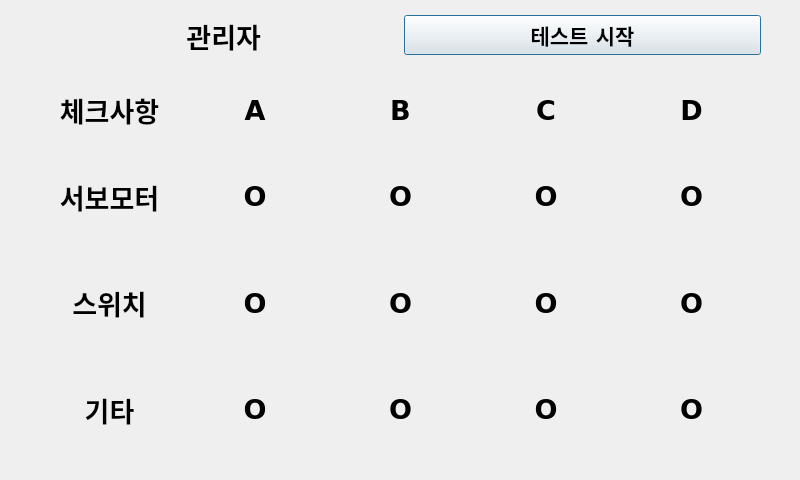
<?xml version="1.0" encoding="UTF-8"?>
<ui version="4.0">
 <class>Dialog</class>
 <widget class="QDialog" name="Dialog">
  <property name="geometry">
   <rect>
    <x>0</x>
    <y>0</y>
    <width>800</width>
    <height>480</height>
   </rect>
  </property>
  <property name="minimumSize">
   <size>
    <width>800</width>
    <height>480</height>
   </size>
  </property>
  <property name="maximumSize">
   <size>
    <width>800</width>
    <height>480</height>
   </size>
  </property>
  <property name="windowTitle">
   <string>Dialog</string>
  </property>
  <widget class="QWidget" name="layoutWidget">
   <property name="geometry">
    <rect>
     <x>40</x>
     <y>10</y>
     <width>721</width>
     <height>51</height>
    </rect>
   </property>
   <layout class="QHBoxLayout" name="horizontalLayout_2">
    <item>
     <widget class="QLabel" name="label_2">
      <property name="font">
       <font>
        <family>Verdana</family>
        <pointsize>20</pointsize>
        <weight>75</weight>
        <bold>true</bold>
       </font>
      </property>
      <property name="text">
       <string> 관리자</string>
      </property>
      <property name="alignment">
       <set>Qt::AlignCenter</set>
      </property>
     </widget>
    </item>
    <item>
     <widget class="QPushButton" name="pushButton_5">
      <property name="font">
       <font>
        <family>Verdana</family>
        <pointsize>16</pointsize>
        <weight>75</weight>
        <bold>true</bold>
       </font>
      </property>
      <property name="text">
       <string>테스트 시작</string>
      </property>
     </widget>
    </item>
   </layout>
  </widget>
  <widget class="QWidget" name="gridLayoutWidget">
   <property name="geometry">
    <rect>
     <x>40</x>
     <y>80</y>
     <width>721</width>
     <height>380</height>
    </rect>
   </property>
   <property name="sizePolicy">
    <sizepolicy hsizetype="Preferred" vsizetype="Fixed">
     <horstretch>0</horstretch>
     <verstretch>0</verstretch>
    </sizepolicy>
   </property>
   <property name="font">
    <font>
     <family>Verdana</family>
     <pointsize>20</pointsize>
     <weight>75</weight>
     <bold>true</bold>
    </font>
   </property>
   <layout class="QGridLayout" name="gridLayout">
    <item row="0" column="0">
     <widget class="QLabel" name="label_3">
      <property name="sizePolicy">
       <sizepolicy hsizetype="Preferred" vsizetype="Fixed">
        <horstretch>0</horstretch>
        <verstretch>0</verstretch>
       </sizepolicy>
      </property>
      <property name="minimumSize">
       <size>
        <width>0</width>
        <height>60</height>
       </size>
      </property>
      <property name="font">
       <font>
        <family>Verdana</family>
        <pointsize>20</pointsize>
        <weight>75</weight>
        <bold>true</bold>
       </font>
      </property>
      <property name="text">
       <string>체크사항</string>
      </property>
      <property name="alignment">
       <set>Qt::AlignCenter</set>
      </property>
     </widget>
    </item>
    <item row="4" column="1">
     <widget class="QLabel" name="label_10">
      <property name="minimumSize">
       <size>
        <width>0</width>
        <height>100</height>
       </size>
      </property>
      <property name="font">
       <font>
        <family>Verdana</family>
        <pointsize>20</pointsize>
        <weight>75</weight>
        <bold>true</bold>
       </font>
      </property>
      <property name="text">
       <string>O</string>
      </property>
      <property name="alignment">
       <set>Qt::AlignCenter</set>
      </property>
     </widget>
    </item>
    <item row="4" column="2">
     <widget class="QLabel" name="label_11">
      <property name="minimumSize">
       <size>
        <width>0</width>
        <height>100</height>
       </size>
      </property>
      <property name="font">
       <font>
        <family>Verdana</family>
        <pointsize>20</pointsize>
        <weight>75</weight>
        <bold>true</bold>
       </font>
      </property>
      <property name="text">
       <string>O</string>
      </property>
      <property name="alignment">
       <set>Qt::AlignCenter</set>
      </property>
     </widget>
    </item>
    <item row="0" column="3">
     <widget class="QLabel" name="label_5">
      <property name="sizePolicy">
       <sizepolicy hsizetype="Preferred" vsizetype="Fixed">
        <horstretch>0</horstretch>
        <verstretch>0</verstretch>
       </sizepolicy>
      </property>
      <property name="minimumSize">
       <size>
        <width>0</width>
        <height>60</height>
       </size>
      </property>
      <property name="font">
       <font>
        <family>Verdana</family>
        <pointsize>20</pointsize>
        <weight>75</weight>
        <bold>true</bold>
       </font>
      </property>
      <property name="text">
       <string>C</string>
      </property>
      <property name="alignment">
       <set>Qt::AlignCenter</set>
      </property>
     </widget>
    </item>
    <item row="4" column="0">
     <widget class="QLabel" name="label_9">
      <property name="minimumSize">
       <size>
        <width>0</width>
        <height>100</height>
       </size>
      </property>
      <property name="font">
       <font>
        <family>Verdana</family>
        <pointsize>20</pointsize>
        <weight>75</weight>
        <bold>true</bold>
       </font>
      </property>
      <property name="text">
       <string>스위치</string>
      </property>
      <property name="alignment">
       <set>Qt::AlignCenter</set>
      </property>
     </widget>
    </item>
    <item row="0" column="1">
     <widget class="QLabel" name="label_4">
      <property name="sizePolicy">
       <sizepolicy hsizetype="Preferred" vsizetype="Fixed">
        <horstretch>0</horstretch>
        <verstretch>0</verstretch>
       </sizepolicy>
      </property>
      <property name="minimumSize">
       <size>
        <width>0</width>
        <height>60</height>
       </size>
      </property>
      <property name="font">
       <font>
        <family>Verdana</family>
        <pointsize>20</pointsize>
        <weight>75</weight>
        <bold>true</bold>
       </font>
      </property>
      <property name="text">
       <string>A</string>
      </property>
      <property name="alignment">
       <set>Qt::AlignCenter</set>
      </property>
     </widget>
    </item>
    <item row="0" column="2">
     <widget class="QLabel" name="label_6">
      <property name="sizePolicy">
       <sizepolicy hsizetype="Preferred" vsizetype="Fixed">
        <horstretch>0</horstretch>
        <verstretch>0</verstretch>
       </sizepolicy>
      </property>
      <property name="minimumSize">
       <size>
        <width>0</width>
        <height>60</height>
       </size>
      </property>
      <property name="font">
       <font>
        <family>Verdana</family>
        <pointsize>20</pointsize>
        <weight>75</weight>
        <bold>true</bold>
       </font>
      </property>
      <property name="text">
       <string>B</string>
      </property>
      <property name="alignment">
       <set>Qt::AlignCenter</set>
      </property>
     </widget>
    </item>
    <item row="4" column="4">
     <widget class="QLabel" name="label_13">
      <property name="minimumSize">
       <size>
        <width>0</width>
        <height>100</height>
       </size>
      </property>
      <property name="font">
       <font>
        <family>Verdana</family>
        <pointsize>20</pointsize>
        <weight>75</weight>
        <bold>true</bold>
       </font>
      </property>
      <property name="text">
       <string>O</string>
      </property>
      <property name="alignment">
       <set>Qt::AlignCenter</set>
      </property>
     </widget>
    </item>
    <item row="4" column="3">
     <widget class="QLabel" name="label_12">
      <property name="minimumSize">
       <size>
        <width>0</width>
        <height>100</height>
       </size>
      </property>
      <property name="font">
       <font>
        <family>Verdana</family>
        <pointsize>20</pointsize>
        <weight>75</weight>
        <bold>true</bold>
       </font>
      </property>
      <property name="text">
       <string>O</string>
      </property>
      <property name="alignment">
       <set>Qt::AlignCenter</set>
      </property>
     </widget>
    </item>
    <item row="0" column="4">
     <widget class="QLabel" name="label_7">
      <property name="sizePolicy">
       <sizepolicy hsizetype="Preferred" vsizetype="Fixed">
        <horstretch>0</horstretch>
        <verstretch>0</verstretch>
       </sizepolicy>
      </property>
      <property name="minimumSize">
       <size>
        <width>0</width>
        <height>60</height>
       </size>
      </property>
      <property name="font">
       <font>
        <family>Verdana</family>
        <pointsize>20</pointsize>
        <weight>75</weight>
        <bold>true</bold>
       </font>
      </property>
      <property name="text">
       <string>D</string>
      </property>
      <property name="alignment">
       <set>Qt::AlignCenter</set>
      </property>
     </widget>
    </item>
    <item row="3" column="0">
     <widget class="QLabel" name="label_8">
      <property name="minimumSize">
       <size>
        <width>0</width>
        <height>100</height>
       </size>
      </property>
      <property name="font">
       <font>
        <family>Verdana</family>
        <pointsize>20</pointsize>
        <weight>75</weight>
        <bold>true</bold>
       </font>
      </property>
      <property name="text">
       <string>서보모터</string>
      </property>
      <property name="alignment">
       <set>Qt::AlignCenter</set>
      </property>
     </widget>
    </item>
    <item row="5" column="0">
     <widget class="QLabel" name="label_14">
      <property name="minimumSize">
       <size>
        <width>0</width>
        <height>100</height>
       </size>
      </property>
      <property name="font">
       <font>
        <family>Verdana</family>
        <pointsize>20</pointsize>
        <weight>75</weight>
        <bold>true</bold>
       </font>
      </property>
      <property name="text">
       <string>기타</string>
      </property>
      <property name="alignment">
       <set>Qt::AlignCenter</set>
      </property>
     </widget>
    </item>
    <item row="3" column="1">
     <widget class="QLabel" name="label_16">
      <property name="minimumSize">
       <size>
        <width>0</width>
        <height>100</height>
       </size>
      </property>
      <property name="font">
       <font>
        <family>Verdana</family>
        <pointsize>20</pointsize>
        <weight>75</weight>
        <bold>true</bold>
       </font>
      </property>
      <property name="text">
       <string>O</string>
      </property>
      <property name="alignment">
       <set>Qt::AlignCenter</set>
      </property>
     </widget>
    </item>
    <item row="3" column="2">
     <widget class="QLabel" name="label_17">
      <property name="minimumSize">
       <size>
        <width>0</width>
        <height>100</height>
       </size>
      </property>
      <property name="font">
       <font>
        <family>Verdana</family>
        <pointsize>20</pointsize>
        <weight>75</weight>
        <bold>true</bold>
       </font>
      </property>
      <property name="text">
       <string>O</string>
      </property>
      <property name="alignment">
       <set>Qt::AlignCenter</set>
      </property>
     </widget>
    </item>
    <item row="3" column="3">
     <widget class="QLabel" name="label_18">
      <property name="minimumSize">
       <size>
        <width>0</width>
        <height>100</height>
       </size>
      </property>
      <property name="font">
       <font>
        <family>Verdana</family>
        <pointsize>20</pointsize>
        <weight>75</weight>
        <bold>true</bold>
       </font>
      </property>
      <property name="text">
       <string>O</string>
      </property>
      <property name="alignment">
       <set>Qt::AlignCenter</set>
      </property>
     </widget>
    </item>
    <item row="3" column="4">
     <widget class="QLabel" name="label_19">
      <property name="minimumSize">
       <size>
        <width>0</width>
        <height>100</height>
       </size>
      </property>
      <property name="font">
       <font>
        <family>Verdana</family>
        <pointsize>20</pointsize>
        <weight>75</weight>
        <bold>true</bold>
       </font>
      </property>
      <property name="text">
       <string>O</string>
      </property>
      <property name="alignment">
       <set>Qt::AlignCenter</set>
      </property>
     </widget>
    </item>
    <item row="5" column="1">
     <widget class="QLabel" name="label_15">
      <property name="minimumSize">
       <size>
        <width>0</width>
        <height>100</height>
       </size>
      </property>
      <property name="font">
       <font>
        <family>Verdana</family>
        <pointsize>20</pointsize>
        <weight>75</weight>
        <bold>true</bold>
       </font>
      </property>
      <property name="text">
       <string>O</string>
      </property>
      <property name="alignment">
       <set>Qt::AlignCenter</set>
      </property>
     </widget>
    </item>
    <item row="5" column="2">
     <widget class="QLabel" name="label_20">
      <property name="minimumSize">
       <size>
        <width>0</width>
        <height>100</height>
       </size>
      </property>
      <property name="font">
       <font>
        <family>Verdana</family>
        <pointsize>20</pointsize>
        <weight>75</weight>
        <bold>true</bold>
       </font>
      </property>
      <property name="text">
       <string>O</string>
      </property>
      <property name="alignment">
       <set>Qt::AlignCenter</set>
      </property>
     </widget>
    </item>
    <item row="5" column="3">
     <widget class="QLabel" name="label_21">
      <property name="minimumSize">
       <size>
        <width>0</width>
        <height>100</height>
       </size>
      </property>
      <property name="font">
       <font>
        <family>Verdana</family>
        <pointsize>20</pointsize>
        <weight>75</weight>
        <bold>true</bold>
       </font>
      </property>
      <property name="text">
       <string>O</string>
      </property>
      <property name="alignment">
       <set>Qt::AlignCenter</set>
      </property>
     </widget>
    </item>
    <item row="5" column="4">
     <widget class="QLabel" name="label_22">
      <property name="minimumSize">
       <size>
        <width>0</width>
        <height>100</height>
       </size>
      </property>
      <property name="font">
       <font>
        <family>Verdana</family>
        <pointsize>20</pointsize>
        <weight>75</weight>
        <bold>true</bold>
       </font>
      </property>
      <property name="text">
       <string>O</string>
      </property>
      <property name="alignment">
       <set>Qt::AlignCenter</set>
      </property>
     </widget>
    </item>
   </layout>
  </widget>
 </widget>
 <resources/>
 <connections/>
</ui>
